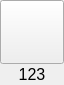
<?xml version="1.0" encoding="UTF-8"?>
<ui version="4.0">
 <class>JNDIConnectorWidget</class>
 <widget class="qMRMLWidget" name="JNDIConnectorWidget">
  <property name="geometry">
   <rect>
    <x>0</x>
    <y>0</y>
    <width>64</width>
    <height>85</height>
   </rect>
  </property>
  <property name="maximumSize">
   <size>
    <width>16777215</width>
    <height>85</height>
   </size>
  </property>
  <property name="styleSheet">
   <string notr="true"/>
  </property>
  <layout class="QVBoxLayout" name="verticalLayout_2">
   <property name="leftMargin">
    <number>0</number>
   </property>
   <property name="topMargin">
    <number>0</number>
   </property>
   <property name="rightMargin">
    <number>0</number>
   </property>
   <property name="bottomMargin">
    <number>0</number>
   </property>
   <item>
    <widget class="QWidget" name="widget_2" native="true">
     <layout class="QVBoxLayout" name="verticalLayout">
      <property name="spacing">
       <number>0</number>
      </property>
      <property name="leftMargin">
       <number>0</number>
      </property>
      <property name="topMargin">
       <number>0</number>
      </property>
      <property name="rightMargin">
       <number>0</number>
      </property>
      <property name="bottomMargin">
       <number>0</number>
      </property>
      <item>
       <widget class="QPushButton" name="pushButton">
        <property name="minimumSize">
         <size>
          <width>64</width>
          <height>64</height>
         </size>
        </property>
        <property name="maximumSize">
         <size>
          <width>64</width>
          <height>64</height>
         </size>
        </property>
        <property name="text">
         <string/>
        </property>
       </widget>
      </item>
      <item>
       <widget class="QLabel" name="label_6">
        <property name="minimumSize">
         <size>
          <width>64</width>
          <height>21</height>
         </size>
        </property>
        <property name="maximumSize">
         <size>
          <width>64</width>
          <height>21</height>
         </size>
        </property>
        <property name="font">
         <font>
          <pointsize>12</pointsize>
         </font>
        </property>
        <property name="styleSheet">
         <string notr="true"/>
        </property>
        <property name="text">
         <string>123</string>
        </property>
        <property name="alignment">
         <set>Qt::AlignCenter</set>
        </property>
       </widget>
      </item>
     </layout>
    </widget>
   </item>
  </layout>
 </widget>
 <customwidgets>
  <customwidget>
   <class>qMRMLWidget</class>
   <extends>QWidget</extends>
   <header>qMRMLWidget.h</header>
   <container>1</container>
  </customwidget>
 </customwidgets>
 <resources/>
 <connections/>
</ui>
